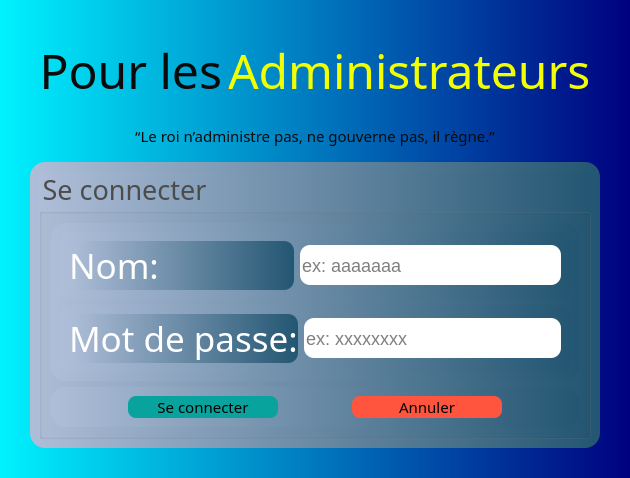
         <widget class="QFrame" name="adm">
          <property name="styleSheet">
           <string notr="true">QFrame{
background:qlineargradient(spread:pad, x1:0, y1:0, x2:1, y2:0, stop:0 rgba(0, 242, 255, 255), stop:0.571429 rgba(0, 103, 181, 255), stop:1 rgba(0, 0, 127, 255));
border:none;
border-radius:15px;
color:rgb(11, 11, 11);
}</string>
          </property>
          <property name="frameShape">
           <enum>QFrame::StyledPanel</enum>
          </property>
          <property name="frameShadow">
           <enum>QFrame::Raised</enum>
          </property>
          <layout class="QVBoxLayout" name="verticalLayout_2">
           <property name="leftMargin">
            <number>30</number>
           </property>
           <property name="topMargin">
            <number>30</number>
           </property>
           <property name="rightMargin">
            <number>30</number>
           </property>
           <property name="bottomMargin">
            <number>30</number>
           </property>
           <item>
            <widget class="QFrame" name="head_1">
             <property name="maximumSize">
              <size>
               <width>16777215</width>
               <height>80</height>
              </size>
             </property>
             <property name="styleSheet">
              <string notr="true">*{
background:none;
border:none;
}</string>
             </property>
             <property name="frameShape">
              <enum>QFrame::StyledPanel</enum>
             </property>
             <property name="frameShadow">
              <enum>QFrame::Raised</enum>
             </property>
             <layout class="QHBoxLayout" name="horizontalLayout_3">
              <item>
               <widget class="QLabel" name="label">
                <property name="maximumSize">
                 <size>
                  <width>210</width>
                  <height>16777215</height>
                 </size>
                </property>
                <property name="font">
                 <font>
                  <family>Quicksand Light</family>
                  <pointsize>36</pointsize>
                 </font>
                </property>
                <property name="text">
                 <string>Pour les</string>
                </property>
                <property name="alignment">
                 <set>Qt::AlignRight|Qt::AlignTrailing|Qt::AlignVCenter</set>
                </property>
               </widget>
              </item>
              <item>
               <widget class="QLabel" name="label_2">
                <property name="font">
                 <font>
                  <family>Quicksand Light</family>
                  <pointsize>36</pointsize>
                 </font>
                </property>
                <property name="styleSheet">
                 <string notr="true">*{
color: qlineargradient(spread:pad, x1:0, y1:0, x2:1, y2:0, stop:0 rgba(255, 0, 4, 255), stop:1 rgba(242, 255, 0, 255));
}</string>
                </property>
                <property name="text">
                 <string>Administrateurs</string>
                </property>
               </widget>
              </item>
             </layout>
            </widget>
           </item>
           <item>
            <widget class="QFrame" name="dicton_2">
             <property name="maximumSize">
              <size>
               <width>16777215</width>
               <height>60</height>
              </size>
             </property>
             <property name="styleSheet">
              <string notr="true">*{
background:none;
border:none;
}</string>
             </property>
             <property name="frameShape">
              <enum>QFrame::StyledPanel</enum>
             </property>
             <property name="frameShadow">
              <enum>QFrame::Raised</enum>
             </property>
             <layout class="QHBoxLayout" name="horizontalLayout_5">
              <item>
               <widget class="QLabel" name="label_4">
                <property name="font">
                 <font>
                  <family>Quicksand Light</family>
                  <pointsize>11</pointsize>
                 </font>
                </property>
                <property name="text">
                 <string>“Le roi n’administre pas, ne gouverne pas, il règne.”</string>
                </property>
                <property name="alignment">
                 <set>Qt::AlignCenter</set>
                </property>
               </widget>
              </item>
             </layout>
            </widget>
           </item>
           <item>
            <widget class="QFrame" name="containeur_2">
             <property name="styleSheet">
              <string notr="true">*{
background:qlineargradient(spread:pad, x1:0, y1:0, x2:1, y2:0, stop:0 rgba(175, 190, 216, 255), stop:1 rgba(35, 86, 114, 255));
}</string>
             </property>
             <property name="frameShape">
              <enum>QFrame::StyledPanel</enum>
             </property>
             <property name="frameShadow">
              <enum>QFrame::Raised</enum>
             </property>
             <layout class="QHBoxLayout" name="horizontalLayout_12">
              <item>
               <widget class="QGroupBox" name="groupBox">
                <property name="font">
                 <font>
                  <family>Quicksand Medium</family>
                  <pointsize>20</pointsize>
                 </font>
                </property>
                <property name="styleSheet">
                 <string notr="true">QGroupBox::title {
color:rgb(76, 76, 76);
border:0px;
}</string>
                </property>
                <property name="title">
                 <string>Se connecter</string>
                </property>
                <layout class="QVBoxLayout" name="verticalLayout_9">
                 <item>
                  <widget class="QFrame" name="frame_10">
                   <property name="frameShape">
                    <enum>QFrame::StyledPanel</enum>
                   </property>
                   <property name="frameShadow">
                    <enum>QFrame::Raised</enum>
                   </property>
                   <layout class="QVBoxLayout" name="verticalLayout_10">
                    <item>
                     <widget class="QFrame" name="frame_12">
                      <property name="maximumSize">
                       <size>
                        <width>16777215</width>
                        <height>80</height>
                       </size>
                      </property>
                      <property name="styleSheet">
                       <string notr="true">QFrame{
border-radius:10px;
color: #FFF;
}</string>
                      </property>
                      <property name="frameShape">
                       <enum>QFrame::StyledPanel</enum>
                      </property>
                      <property name="frameShadow">
                       <enum>QFrame::Raised</enum>
                      </property>
                      <layout class="QHBoxLayout" name="horizontalLayout_13">
                       <item>
                        <widget class="QLabel" name="label_9">
                         <property name="minimumSize">
                          <size>
                           <width>225</width>
                           <height>0</height>
                          </size>
                         </property>
                         <property name="font">
                          <font>
                           <family>Quicksand Light</family>
                           <pointsize>26</pointsize>
                          </font>
                         </property>
                         <property name="styleSheet">
                          <string notr="true">*{
border:0px;
}
</string>
                         </property>
                         <property name="text">
                          <string>Nom:</string>
                         </property>
                        </widget>
                       </item>
                       <item>
                        <widget class="QLineEdit" name="nom_admin">
                         <property name="minimumSize">
                          <size>
                           <width>0</width>
                           <height>40</height>
                          </size>
                         </property>
                         <property name="styleSheet">
                          <string notr="true">*{
background:#FFF;
border-radius:10px;
color:#000;
font-size:18px;
}</string>
                         </property>
                         <property name="placeholderText">
                          <string>ex: aaaaaaa</string>
                         </property>
                        </widget>
                       </item>
                      </layout>
                     </widget>
                    </item>
                    <item>
                     <widget class="QFrame" name="frame_13">
                      <property name="maximumSize">
                       <size>
                        <width>16777215</width>
                        <height>80</height>
                       </size>
                      </property>
                      <property name="styleSheet">
                       <string notr="true">QFrame{
border-radius:10px;
color: #FFF;
}</string>
                      </property>
                      <property name="frameShape">
                       <enum>QFrame::StyledPanel</enum>
                      </property>
                      <property name="frameShadow">
                       <enum>QFrame::Raised</enum>
                      </property>
                      <layout class="QHBoxLayout" name="horizontalLayout_14">
                       <item>
                        <widget class="QLabel" name="label_10">
                         <property name="minimumSize">
                          <size>
                           <width>225</width>
                           <height>0</height>
                          </size>
                         </property>
                         <property name="font">
                          <font>
                           <family>Quicksand Light</family>
                           <pointsize>26</pointsize>
                          </font>
                         </property>
                         <property name="styleSheet">
                          <string notr="true">*{
border:0px;
}
</string>
                         </property>
                         <property name="text">
                          <string>Mot de passe:</string>
                         </property>
                        </widget>
                       </item>
                       <item>
                        <widget class="QLineEdit" name="mdp_admin">
                         <property name="minimumSize">
                          <size>
                           <width>0</width>
                           <height>40</height>
                          </size>
                         </property>
                         <property name="styleSheet">
                          <string notr="true">*{
background:#FFF;
border-radius:10px;
color:#000;
font-size:18px;
}</string>
                         </property>
                         <property name="echoMode">
                          <enum>QLineEdit::Password</enum>
                         </property>
                         <property name="placeholderText">
                          <string>ex: xxxxxxxx</string>
                         </property>
                        </widget>
                       </item>
                      </layout>
                     </widget>
                    </item>
                   </layout>
                  </widget>
                 </item>
                 <item>
                  <widget class="QFrame" name="frame_11">
                   <property name="maximumSize">
                    <size>
                     <width>16777215</width>
                     <height>100</height>
                    </size>
                   </property>
                   <property name="frameShape">
                    <enum>QFrame::StyledPanel</enum>
                   </property>
                   <property name="frameShadow">
                    <enum>QFrame::Raised</enum>
                   </property>
                   <layout class="QHBoxLayout" name="horizontalLayout_19">
                    <item>
                     <widget class="QPushButton" name="admin_login">
                      <property name="maximumSize">
                       <size>
                        <width>150</width>
                        <height>40</height>
                       </size>
                      </property>
                      <property name="font">
                       <font>
                        <family>Quicksand Light</family>
                        <pointsize>11</pointsize>
                       </font>
                      </property>
                      <property name="styleSheet">
                       <string notr="true">*{
background:rgb(9, 163, 158);
border-radius:8px;
}
QPushButton:hover{
background:rgb(13, 58, 53);
color:#FFF;
font-size:18px;
}
QPushButton:pressed{
background:rgb(98, 255, 237);
}</string>
                      </property>
                      <property name="text">
                       <string>Se connecter</string>
                      </property>
                     </widget>
                    </item>
                    <item>
                     <widget class="QPushButton" name="admin_cancel">
                      <property name="maximumSize">
                       <size>
                        <width>150</width>
                        <height>40</height>
                       </size>
                      </property>
                      <property name="font">
                       <font>
                        <family>Quicksand Light</family>
                        <pointsize>11</pointsize>
                       </font>
                      </property>
                      <property name="styleSheet">
                       <string notr="true">*{
background:rgb(255, 85, 62);
border-radius:8px;
}
QPushButton:hover{
background:rgb(198, 66, 43);
color:#FFF;
font-size:18px;
}
QPushButton:pressed{
background:rgb(255, 142, 114);
}</string>
                      </property>
                      <property name="text">
                       <string>Annuler</string>
                      </property>
                     </widget>
                    </item>
                   </layout>
                  </widget>
                 </item>
                </layout>
               </widget>
              </item>
             </layout>
            </widget>
           </item>
          </layout>
         </widget>
